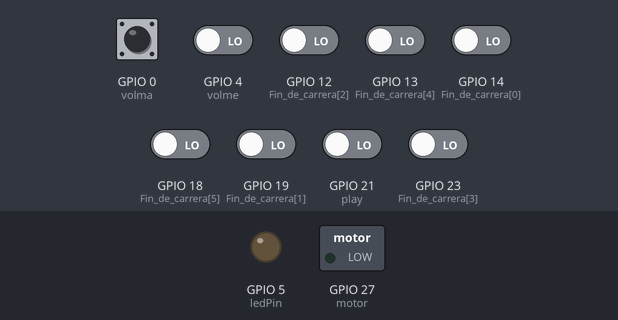
Bench run of a sketch on a simulated ESP32. Shown: switched loads named in the sketch (green lamp = pin HIGH), output pins drawn as LEDs (lit = HIGH). Dashed ring = blinking. The test bench sets the inputs (shaded band); at power-on: GPIO 0 (volma) HIGH, GPIO 4 (volme), GPIO 12 (Fin_de_carrera[2]), GPIO 13 (Fin_de_carrera[4]), GPIO 14 (Fin_de_carrera[0]), GPIO 18 (Fin_de_carrera[5]), GPIO 19 (Fin_de_carrera[1]), GPIO 21 (play), GPIO 23 (Fin_de_carrera[3]) LOW. The audio player accepts every command and is not drawn; what the sketch prints to the serial monitor is not drawn.

Above: at 1.7 s.
1.8 s: GPIO 4 (volme) driven HIGH
At 2.05 s:
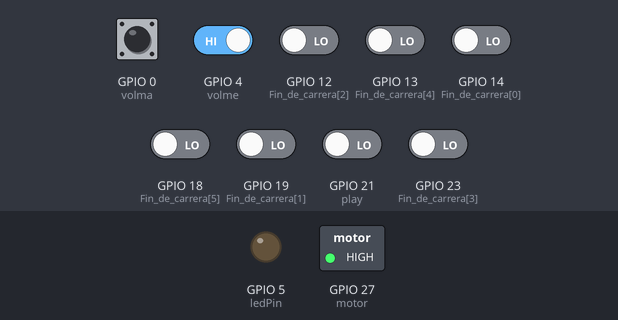
3.8 s: GPIO 21 (play) driven HIGH
At 4.25 s:
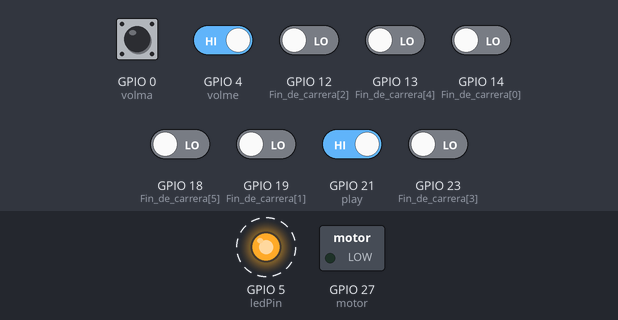
6.8 s: GPIO 21 (play) driven LOW
At 7.7 s:
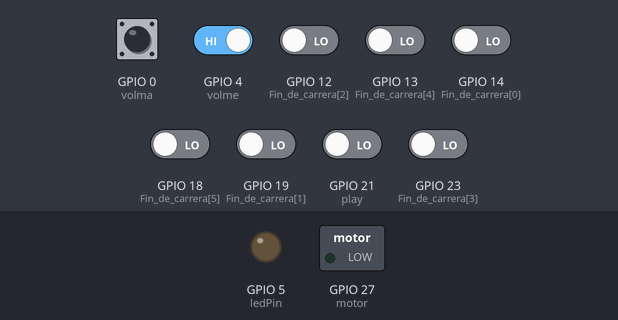
Timing chart, 0 to 9.8 s (numbered marks = the images above; inputs shaded):
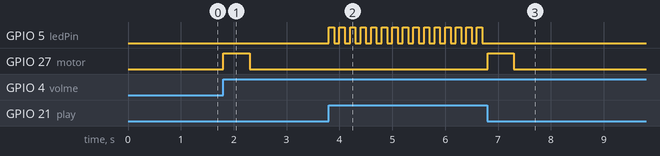

The sketch:

main.ino
```cpp
#include "DFRobotDFPlayerMini.h"

int ledPin = 5;
int motor = 27;
int volme = 4;
int volma = 0;
int volumen = 20;
int play = 21;
int adkey1 = 25;
int adkey2 = 26;
int io2 = 2;
int io1 = 15;
int busy = 36;

int idioma = 1;
int fila = -1;
const int Fin_de_carrera[] = {14, 19, 12, 23, 13, 18};

DFRobotDFPlayerMini myDFPlayer;
HardwareSerial Serial2(2);

// #########################################################
int vector[][6] = {
  {1, 0, 1, 1, 1, 1},//a
  {1, 0, 1, 0, 1, 1},//b
  {0, 0, 1, 1, 1, 1},//c
  {0, 0, 0, 1, 1, 1},//d
  {1, 0, 0, 1, 1, 1},//e
  {0, 0, 1, 0, 1, 1},//f
  {0, 0, 0, 0, 1, 1},//g
  {1, 0, 0, 0, 1, 1},//h
  {0, 1, 1, 0, 1, 1},//i
  {0, 1, 0, 0, 1, 1},//j
  {1, 0, 1, 1, 1, 0},//k
  {1, 0, 1, 0, 1, 0},//l
  {0, 0, 1, 1, 1, 0},//m
  {0, 0, 0, 1, 1, 0},//n
  {1, 0, 0, 1, 1, 0},//o
  {0, 0, 1, 0, 1, 0},//p
  {0, 0, 0, 0, 1, 0},//q
  {1, 0, 0, 0, 1, 0},//r
  {0, 1, 1, 0, 1, 0},//s
  {0, 1, 0, 0, 1, 0},//t
  {1, 0, 1, 1, 0, 0},//u
  {1, 0, 1, 0, 0, 0},//v
  {0, 0, 1, 1, 0, 0},//x
  {0, 0, 0, 1, 0, 0},//y
  {1, 0, 0, 1, 0, 0},//z
};
int entradas[] = {0, 0, 0, 0, 0, 0};
// #########################################################

void setup()
{
  pinMode(ledPin, OUTPUT);
  pinMode(motor, OUTPUT);
  pinMode(Fin_de_carrera[0], INPUT);
  pinMode(Fin_de_carrera[1], INPUT);
  pinMode(Fin_de_carrera[2], INPUT);
  pinMode(Fin_de_carrera[3], INPUT);
  pinMode(Fin_de_carrera[4], INPUT);
  pinMode(Fin_de_carrera[5], INPUT);
  pinMode(volme, INPUT);
  pinMode(volma, INPUT);
  pinMode(play, INPUT);

  pinMode(busy, INPUT);
  //pinMode(io2, OUTPUT);
  //pinMode(io1, OUTPUT);
  //pinMode(adkey1, OUTPUT);
  //pinMode(adkey2, OUTPUT);

  //digitalWrite(adkey1, LOW);
  //digitalWrite(adkey1, LOW);
  //digitalWrite(io2, HIGH);
  //digitalWrite(io1, HIGH);

  Serial.begin(115200);
  Serial2.begin(9600);

  if (!myDFPlayer.begin(Serial2)) {
    Serial.println(F("Unable to begin:"));
    Serial.println(F("1.Please recheck the connection!"));
    Serial.println(F("2.Please insert the SD card!"));
    while (true);
  }
  Serial.println(F("DFPlayer Mini online."));
  myDFPlayer.volume(volumen);  //Set volume value. From 0 to 30
}
// ===========================================================
int reconocer_letras()
{
  int controlador = -1;
  for (int i = 0; i < 25; i++)
  {
    if (entradas[0] == vector[i][0] &&
        entradas[1] == vector[i][1] &&
        entradas[2] == vector[i][2] &&
        entradas[3] == vector[i][3] &&
        entradas[4] == vector[i][4] &&
        entradas[5] == vector[i][5])
    {
      controlador = i;
      break;
    }
  }
  return controlador;
}
// ===========================================================
void leer_entradas()
{
  for (int i = 0; i < 6 ; i++)
  {
    entradas[i] = digitalRead(Fin_de_carrera[i]);
    //Serial.println("Entrada " + String(i) + " tiene como resultado " + String(entradas[i]));
  }
}
// ===========================================================
void reproducir(int carpeta, int track)
{
  myDFPlayer.playFolder(carpeta, track);  //play specific mp3 in SD:/15/004.mp3; Folder Name(1~99); File Name(1~255)
  delay(1000);
}

// ===========================================================
void loop()
{
  if (digitalRead(volma) == LOW && digitalRead(volme) == HIGH)
  { // Check if button has been pressed
    volumen = volumen + 5;
    if (volumen > 30) {
      volumen = 30;
    }
    myDFPlayer.volume(volumen);  //Set volume value. From 0 to 30
    while (digitalRead(volma) == LOW); // Wait for button to be released
  } else if (digitalRead(volme) == LOW && digitalRead(volma) == HIGH)
  { // Check if button has been pressed
    volumen = volumen - 5;
    if (volumen < 0) {
      volumen = 0;
    }
    myDFPlayer.volume(volumen);  //Set volume value. From 0 to 30
    while (digitalRead(volme) == LOW); // Wait for button to be released
  } else if (digitalRead(volma) == LOW  && digitalRead(volme) == LOW)
  { // Check if button has been pressed
    idioma = idioma + 1;
    if (idioma > 3)
      idioma = 1;
    digitalWrite(motor, HIGH);
    delay(100);
    digitalWrite(motor, LOW);
    while (digitalRead(volme) == LOW && digitalRead(volma) == LOW);
  }

  if (digitalRead(play) == LOW) {
    leer_entradas();
    fila = reconocer_letras();
    if (fila == -1) {
      digitalWrite(motor, HIGH);
      delay(500);
      digitalWrite(motor, LOW);

    } else {
      if (idioma == 1) {
        reproducir(1, fila);
      }
      else if (idioma == 2) {
        reproducir(2, fila);
      }
      else if (idioma == 3) {
        reproducir(3, fila);
      }
    }
    while (digitalRead(play) == LOW );
  }

  digitalWrite(ledPin, HIGH);
  delay(100);
  digitalWrite(ledPin, LOW);
  delay(100);
}
```

Measured:
- after the input at 1.8 s, GPIO 27 (motor): LOW → HIGH at once, → LOW 0.50 s later
- after the input at 3.8 s, GPIO 5 (ledPin): alternates HIGH for 0.10 s and LOW for 0.10 s, starting at once
- after the input at 6.8 s, GPIO 5 (ledPin): stops changing and stays LOW; GPIO 27 (motor): LOW → HIGH at once, → LOW 0.50 s later
